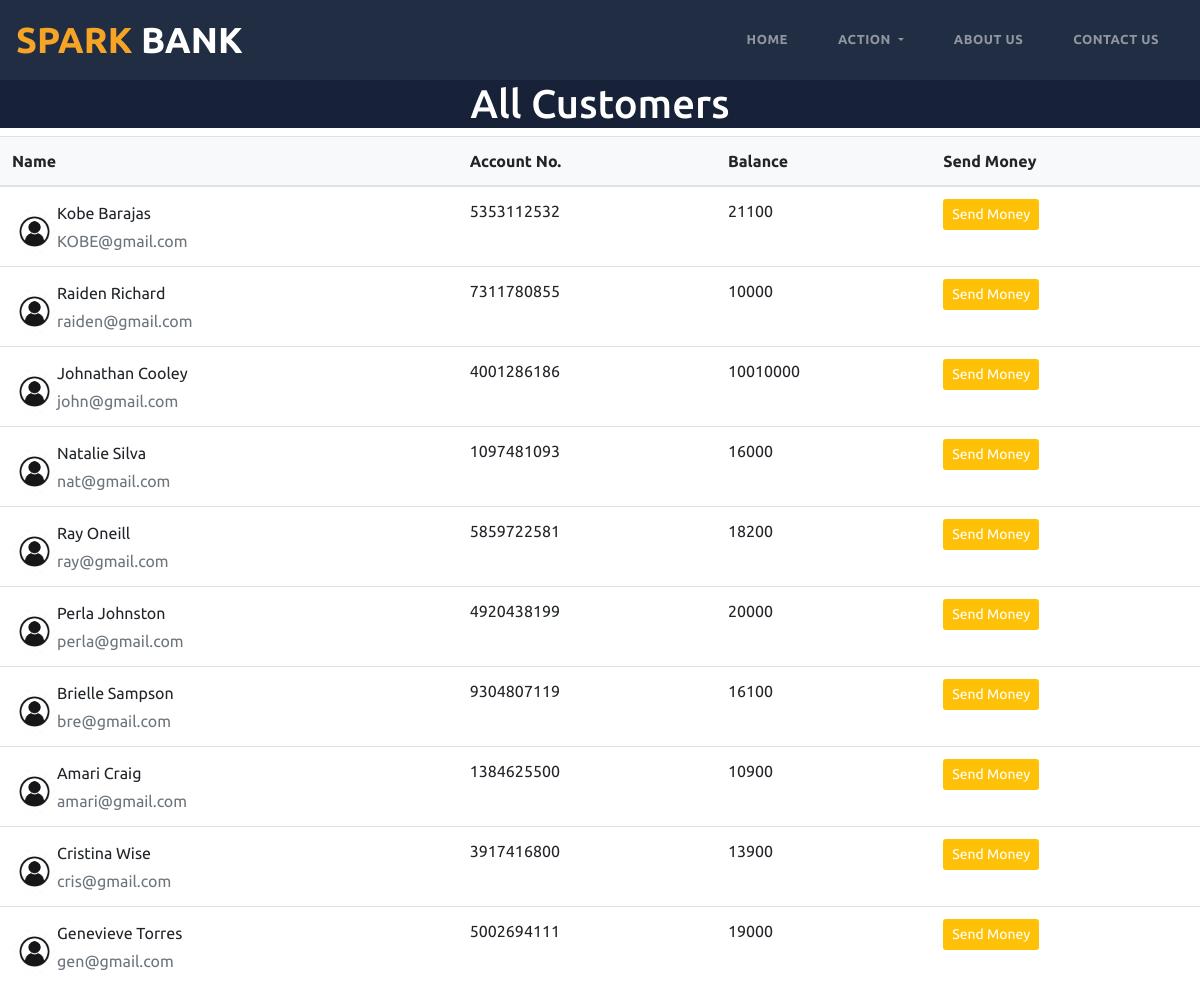
The page /customers.php on the database its author committed.
### tables this page shows
CREATE TABLE `users` (
  `sr` int(11) NOT NULL,
  `name` varchar(20) NOT NULL,
  `email` varchar(20) NOT NULL,
  `accno` varchar(10) NOT NULL,
  `blc` bigint(20) NOT NULL
);

### customers.php (the view, shortened to what this page needs)
<!DOCTYPE html>
<html lang="en">
<head>
    <link rel="stylesheet" href="style.css">
    <link
      rel="stylesheet"
      href="https://maxcdn.bootstrapcdn.com/bootstrap/4.0.0/css/bootstrap.min.css"
    />
    <link href="https://cdnjs.cloudflare.com/ajax/libs/font-awesome/5.13.0/css/all.min.css" rel="stylesheet">
</head>
<body>
<?php include 'sp.php'; ?>
<nav class="navbar bg-dark navbar-expand-lg navbar-dark sticky-top">
    <a class="navbar-brand title" href><span class="s1">SPARK</span> BANK</a>
  <div class="collapse navbar-collapse" id="navbarSupportedContent">
    <ul class="navbar-nav ml-auto">
    <li class="nav-item">
            <a class="nav-link" href="indexw.php">Home</a>
        </li>
    <li class="nav-item dropdown">
        <a class="nav-link dropdown-toggle" href="#" role="button" data-toggle="dropdown" aria-expanded="false">
      Action
        </a>
      </li>
        <li class="nav-item">
            <a class="nav-link" href="#section2">About Us</a>
        </li>
        <li class="nav-item">
            <a class="nav-link" href="#contactUs">Contact Us</a>
        </li>
    </ul>
 </div>
</nav>
<section class="c3">
    <h1 class="text-center">All Customers</h1>
</section>
<?php
$conn = mysqli_connect($servername, $username, $password, $database);
if(!$conn){
    die("Connection not established: ".mysqli_connect_error());
}else{
    $sql = "SELECT * FROM `users`";
    $result = mysqli_query($conn, $sql);
?>
   <table class="table align-middle mb-0 bg-white">
  <thead class="bg-light">
    <tr>
      <th>Name</th>
      <th>Account No.</th>
      <th>Balance</th>
      <th>Send Money</th>
    </tr>
  </thead>
            <?php
echo "<tbody>";
    while($row = mysqli_fetch_assoc($result)){
    echo    '
    <tr>
    <td>
      <div class="d-flex align-items-center">
      <img
            src="icon.jpg"
            class="rounded-circle"
            alt=""
            style="width: 45px; height: 45px"
            />
        <div class="ms-3">
          <p class="fw-bold mb-1">'.$row['name'].'</p>
          <p class="text-muted mb-0">'.$row['email'].'</p>
        </div>
      </div>
    </td>
    <td>
      <p class="fw-normal mb-1">'.$row['accno'].'</p>
    </td>
    <td>
    <span >'.$row['blc'].'</span>
    </td>
    <td>
    <a href="send_money.php?reads='.$row['accno'].'"
    <button type="button" class="btn  bg-warning btn-sm btn-rounded">
        Send Money
      </button>
      </a>
    </td>
    </tr>';
}
}
echo "</tbody>";
?>
</body>
</html>

### style.css (style rules this page uses)
body { font-family: "Ubuntu", sans-serif; margin: 0px; padding: 0px; }
html { scroll-behavior: smooth; }
a { color: white; text-decoration: none; }
ul { padding: 0px; margin: 0px; list-style: none; }
.bg-dark { background-color: rgba(22, 34, 57, 0.95) !important; }
.nav-item { padding: 10px 15px; font-size: 13px; text-transform: uppercase; letter-spacing: 0.5px; font-weight: 700; color: #fff; border: 2px solid transparent; transition: all 0.5s; }
.s1 { font-style: normal; color: #f5a425; font-size: 36px; text-transform: uppercase; }
.navbar .title { font-size: 36px; text-transform: uppercase; font-weight: 800; color: #fff; }
img { width: 42rem; margin-top: 10px; }
.title { text-align: center; color: #f5a425; font-weight: bolder; }
.form-control, .btn { border-radius: 3px; }
.c3 { background-color: #172238; }
.c3 h1 { color: white; }

### rows shown on the page
users: name "Kobe Barajas", email "KOBE@gmail.com", accno "5353112532", blc "21100"
users: name "Raiden Richard", email "raiden@gmail.com", accno "7311780855", blc "10000"
users: name "Johnathan Cooley", email "john@gmail.com", accno "4001286186", blc "10010000"
users: name "Natalie Silva", email "nat@gmail.com", accno "1097481093", blc "16000"
users: name "Ray Oneill", email "ray@gmail.com", accno "5859722581", blc "18200"
users: name "Perla Johnston", email "perla@gmail.com", accno "4920438199", blc "20000"
users: name "Brielle Sampson", email "bre@gmail.com", accno "9304807119", blc "16100"
users: name "Amari Craig", email "amari@gmail.com", accno "1384625500", blc "10900"
users: name "Cristina Wise", email "cris@gmail.com", accno "3917416800", blc "13900"
users: name "Genevieve Torres", email "gen@gmail.com", accno "5002694111", blc "19000"
